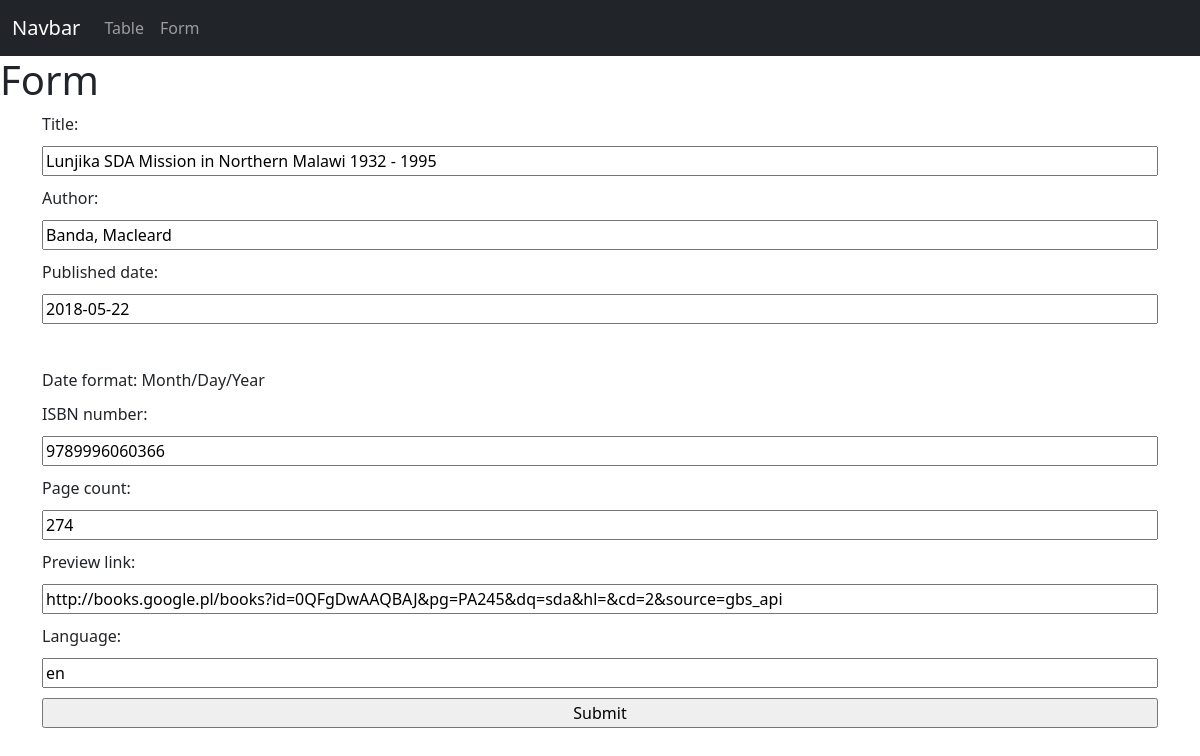
Screenshot of /books/update-book/43/ with the database file from the repository.
### books/models.py (models this page shows, shortened)
class Book(models.Model):
    title = models.CharField(max_length=200)
    author = models.CharField(max_length=200)
    published_date = models.DateField(help_text='Date format: Month/Day/Year')
    ISBN_number = models.CharField(null=True, max_length=13, validators=[
        RegexValidator(
            regex=r'^(\d{13})?$',
            message='ISBN number must contain only numbers and have 13 digits!',
        ),
    ])
    page_count = models.IntegerField()
    preview_link = models.URLField(max_length=200)
    language = models.CharField(max_length=2)

### books/views.py (the view)
# urls.py: path('update-book/<str:pk>/', views.update_book, name='update_book'),
def update_book(request, pk):
    book = Book.objects.get(id=pk)
    form = BookForm(instance=book)
    if request.method == 'POST':
        form = BookForm(request.POST, instance=book)
        if form.is_valid():
            form.save()
            return redirect('/books/')
    context = {'form': form}
    return render(request, 'books/form.html', context)

### books/forms.py
class BookForm(ModelForm):
    class Meta:
        model = Book
        fields = '__all__'

### templates/books/form.html (shortened to what this page needs)
{% extends 'books/index.html' %}
{% block content %}
<h1>Form</h1>
<form method="POST" action="">
    <div class="container-md" style="display:flex; flex-direction: column; gap: 10px;">
        {{form}}
        <input type="submit" name="Submit">
    </div>
</form>
{% endblock %}

### rows the page displays
Book: title "Lunjika SDA Mission in Northern Malawi 1932 - 1995", author "Banda, Macleard", published_date "2018-05-22", ISBN_number "9789996060366", page_count "274", preview_link "http://books.google.pl/books?id=0QFgDwAAQBAJ&pg=PA245&dq=sda&hl=&cd=2&source=gbs_api", language "en"
